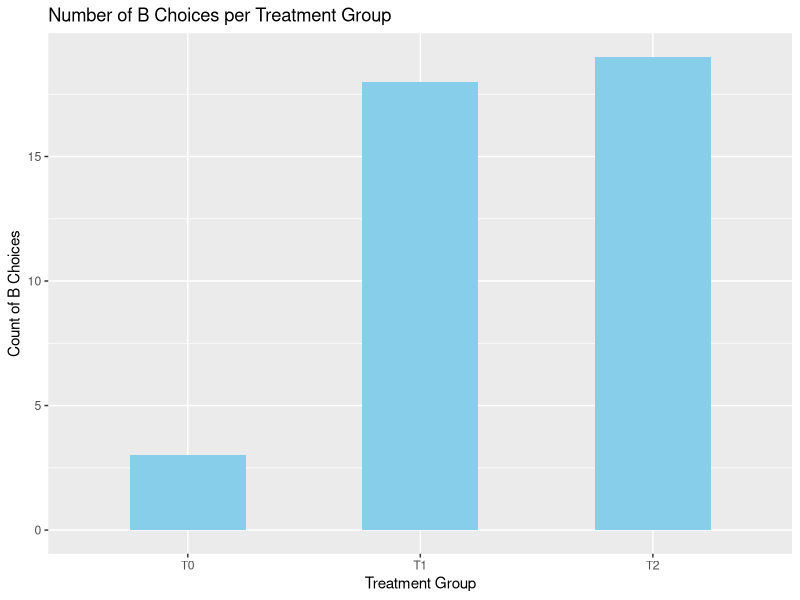

The R source for this figure:
## ---- chunk 1
block1 <- read.csv("data/block1_effort_wage_2025-06-04.csv") # Effort Wage Game
block2 <- read.csv("data/block2_market_2025-06-04.csv") # Market Game
## ---- chunk 2
library(dplyr)
library(ggplot2)

# Step 1: Count how many chose "B" in each treatment group
b_counts <- block2 %>%
  filter(player.buyer_choice == "B") %>%
  group_by(subsession.treatment) %>%
  summarise(num_B_voters = n())

# Step 2: Plot
ggplot(b_counts, aes(x = subsession.treatment, y = num_B_voters)) +
  geom_col(fill = "skyblue", width = 0.5) +  # Adjust width here
  labs(title = "Number of B Choices per Treatment Group",
       x = "Treatment Group",
       y = "Count of B Choices")
